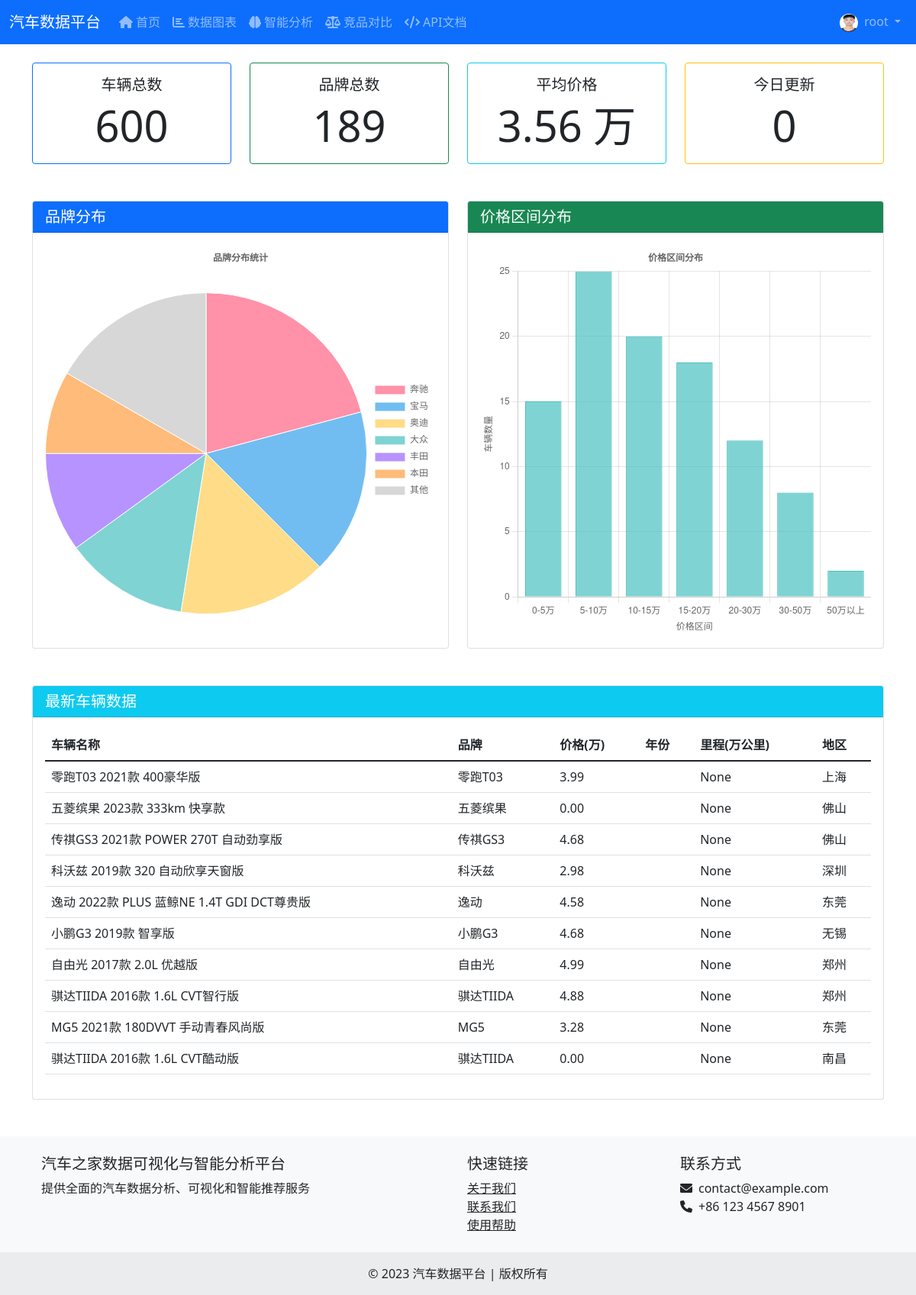
Page / (signed in) on the earlier database version.
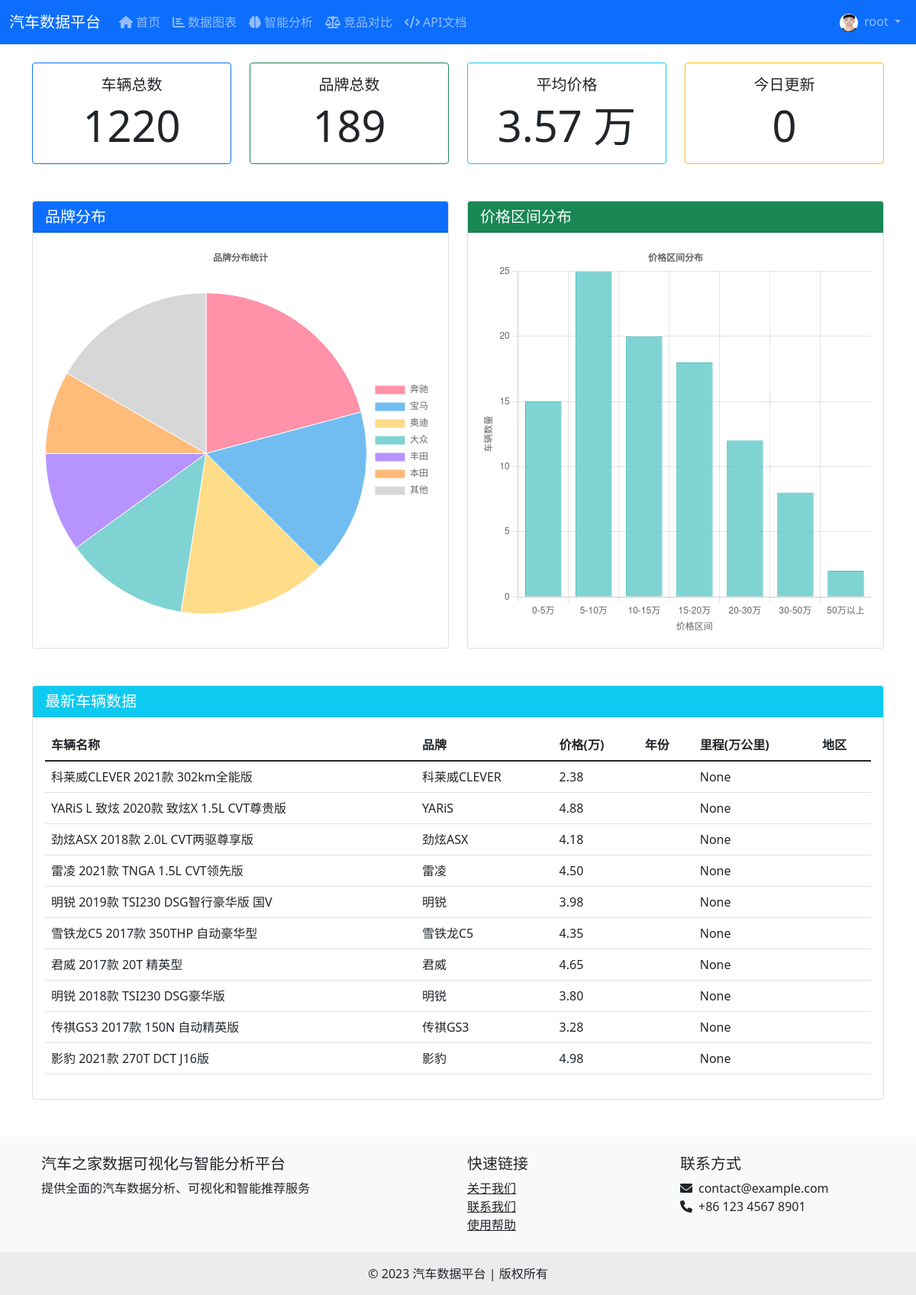
Same page on the later database version.
### accounts/models.py (models this page shows, shortened)
class UserProfile(models.Model):
    EDUCATION_CHOICES = (
        ('high_school', '高中及以下'),
        ('college', '大专'),
        ('bachelor', '本科'),
        ('master', '硕士'),
        ('phd', '博士'),
    )
    GENDER_CHOICES = (
        ('male', '男'),
        ('female', '女'),
        ('other', '其他'),
    )
    user = models.OneToOneField(User, on_delete=models.CASCADE, related_name='profile')
    avatar = models.ImageField(upload_to='avatars/', blank=True, null=True, verbose_name='头像')
    bio = models.TextField(max_length=500, blank=True, null=True, verbose_name='个人简介')
    birth_date = models.DateField(null=True, blank=True, verbose_name='出生日期')
    gender = models.CharField(max_length=10, choices=GENDER_CHOICES, blank=True, null=True, verbose_name='性别')
    phone = models.CharField(max_length=20, blank=True, null=True, verbose_name='电话')
    address = models.CharField(max_length=200, blank=True, null=True, verbose_name='地址')
    education = models.CharField(max_length=20, choices=EDUCATION_CHOICES, blank=True, null=True, verbose_name='学历')
    occupation = models.CharField(max_length=100, blank=True, null=True, verbose_name='职业')
    company = models.CharField(max_length=100, blank=True, null=True, verbose_name='公司')
    website = models.URLField(max_length=200, blank=True, null=True, verbose_name='个人网站')
    social_github = models.URLField(max_length=200, blank=True, null=True, verbose_name='GitHub')
    social_weibo = models.URLField(max_length=200, blank=True, null=True, verbose_name='微博')
    social_wechat = models.CharField(max_length=100, blank=True, null=True, verbose_name='微信')
    interests = models.TextField(max_length=500, blank=True, null=True, verbose_name='兴趣爱好')
    created_at = models.DateTimeField(default=timezone.now, verbose_name='创建时间')
    updated_at = models.DateTimeField(auto_now=True, verbose_name='更新时间')
    class Meta:
        verbose_name = '用户资料'
        verbose_name_plural = verbose_name
    def get_avatar_url(self):
        if self.avatar and self.avatar.url:
            return self.avatar.url
        return '/static/images/default-avatar.svg'

### crawler/models.py (models this page shows, shortened)
class UsedCar(models.Model):
    car_model = models.ForeignKey(CarModel, on_delete=models.CASCADE, null=True, blank=True, verbose_name='车型')
    title = models.CharField(max_length=500, verbose_name='车辆标题')
    price = models.DecimalField(max_digits=10, decimal_places=2, null=True, blank=True, verbose_name='价格(万元)')
    mileage = models.DecimalField(max_digits=10, decimal_places=2, null=True, blank=True, verbose_name='里程(万公里)', default=None)
    mileage_text = models.CharField(max_length=50, null=True, blank=True, verbose_name='里程原始文本', default='')
    location = models.CharField(max_length=100, null=True, blank=True, verbose_name='所在地')
    detail_url = models.URLField(max_length=1000, null=True, blank=True, verbose_name='详情链接')
    accident_check = models.CharField(max_length=100, null=True, blank=True, verbose_name='事故排查')
    first_registration = models.CharField(max_length=100, null=True, blank=True, verbose_name='首次上牌')
    registration_date = models.DateField(null=True, blank=True, verbose_name='上牌日期', default=None)
    annual_inspection = models.CharField(max_length=100, null=True, blank=True, verbose_name='年检到期')
    insurance_expiry = models.CharField(max_length=100, null=True, blank=True, verbose_name='保险到期')
    transfer_count = models.CharField(max_length=100, null=True, blank=True, verbose_name='过户次数')
    usage_nature = models.CharField(max_length=100, null=True, blank=True, verbose_name='使用性质')
    displacement = models.CharField(max_length=100, null=True, blank=True, verbose_name='排量')
    gearbox = models.CharField(max_length=100, null=True, blank=True, verbose_name='变速箱')
    fuel_type = models.CharField(max_length=100, null=True, blank=True, verbose_name='燃料类型')
    drive_type = models.CharField(max_length=100, null=True, blank=True, verbose_name='驱动方式')
    emission_standard = models.CharField(max_length=100, null=True, blank=True, verbose_name='排放标准')
    created_at = models.DateTimeField(default=timezone.now, verbose_name='创建时间')
    updated_at = models.DateTimeField(auto_now=True, verbose_name='更新时间')
    class Meta:
        verbose_name = '二手车'
        verbose_name_plural = '二手车'
        ordering = ['-created_at']

class CarModel(models.Model):
    brand = models.ForeignKey(Brand, on_delete=models.CASCADE, verbose_name='品牌')
    name = models.CharField(max_length=200, verbose_name='车型名称')
    created_at = models.DateTimeField(default=timezone.now, verbose_name='创建时间')
    class Meta:
        verbose_name = '车型'
        verbose_name_plural = '车型'
        unique_together = ['brand', 'name']
        ordering = ['brand__name', 'name']

class Brand(models.Model):
    name = models.CharField(max_length=100, unique=True, verbose_name='品牌名称')
    created_at = models.DateTimeField(default=timezone.now, verbose_name='创建时间')
    class Meta:
        verbose_name = '品牌'
        verbose_name_plural = '品牌'
        ordering = ['name']

### dashboard/views.py (the view)
# urls.py: path('', views.index, name='index'),
def index(request):
    total_cars = UsedCar.objects.count()
    total_brands = Brand.objects.count()
    avg_price = UsedCar.objects.all().aggregate(Avg('price'))['price__avg'] or 0
    latest_cars = UsedCar.objects.all().order_by('-created_at')[:10]
    context = {
        'total_cars': total_cars,
        'total_brands': total_brands,
        'avg_price': avg_price,
        'latest_cars': latest_cars,
    }
    return render(request, 'dashboard/index.html', context)

### templates/dashboard/index.html (shortened to what this page needs)
{% extends 'base.html' %}
{% block content %}
<div class="row">
    <div class="col-md-3 mb-4">
        <div class="card border-primary h-100">
            <div class="card-body text-center">
                <h5 class="card-title">车辆总数</h5>
                <p class="card-text display-4">{{ total_cars|default:"0" }}</p>
            </div>
        </div>
    </div>
    <div class="col-md-3 mb-4">
        <div class="card border-success h-100">
            <div class="card-body text-center">
                <h5 class="card-title">品牌总数</h5>
                <p class="card-text display-4">{{ total_brands|default:"0" }}</p>
            </div>
        </div>
    </div>
    <div class="col-md-3 mb-4">
        <div class="card border-info h-100">
            <div class="card-body text-center">
                <h5 class="card-title">平均价格</h5>
                <p class="card-text display-4">{{ avg_price|floatformat:2|default:"0" }} 万</p>
            </div>
        </div>
    </div>
    <div class="col-md-3 mb-4">
        <div class="card border-warning h-100">
            <div class="card-body text-center">
                <h5 class="card-title">今日更新</h5>
                <p class="card-text display-4">0</p>
            </div>
        </div>
    </div>
</div>
<div class="row mt-4">
    <div class="col-md-6 mb-4">
        <div class="card">
            <div class="card-header bg-primary text-white">
                <h5 class="card-title mb-0">品牌分布</h5>
            </div>
            <div class="card-body">
                <canvas id="brandChart" height="300"></canvas>
            </div>
        </div>
    </div>
    <div class="col-md-6 mb-4">
        <div class="card">
            <div class="card-header bg-success text-white">
                <h5 class="card-title mb-0">价格区间分布</h5>
            </div>
            <div class="card-body">
                <canvas id="priceChart" height="300"></canvas>
            </div>
        </div>
    </div>
</div>
<div class="row mt-4">
    <div class="col-12">
        <div class="card">
            <div class="card-header bg-info text-white">
                <h5 class="card-title mb-0">最新车辆数据</h5>
            </div>
            <div class="card-body">
                <div class="table-responsive">
                    <table class="table table-hover">
                        <thead>
                            <tr>
                                <th>车辆名称</th>
                                <th>品牌</th>
                                <th>价格(万)</th>
                                <th>年份</th>
                                <th>里程(万公里)</th>
                                <th>地区</th>
                            </tr>
                        </thead>
                        <tbody>
                            {% if latest_cars %}
                                {% for car in latest_cars %}
                                <tr>
                                    <td>{{ car.title }}</td>
                                    <td>{{ car.car_model.brand.name }}</td>
                                    <td>{{ car.price }}</td>
                                    <td>{{ car.year }}</td>
                                    <td>{{ car.mileage }}</td>
                                    <td>{{ car.location }}</td>
                                </tr>
                                {% endfor %}
                            {% else %}
                                <tr>
                                    <td colspan="6" class="text-center">暂无数据</td>
                                </tr>
                            {% endif %}
                        </tbody>
                    </table>
                </div>
            </div>
        </div>
    </div>
</div>
{% endblock %}

### templates/base.html (shortened to what this page needs)
<!DOCTYPE html>
<html lang="zh-hans">
<head>
    <link href="https://cdn.jsdelivr.net/npm/bootstrap@5.1.3/dist/css/bootstrap.min.css" rel="stylesheet">
    <link rel="stylesheet" href="https://cdnjs.cloudflare.com/ajax/libs/font-awesome/6.0.0-beta3/css/all.min.css">
</head>
<body>
    <nav class="navbar navbar-expand-lg navbar-dark bg-primary">
        <div class="container-fluid">
            <a class="navbar-brand" href="/">汽车数据平台</a>
            <div class="collapse navbar-collapse" id="navbarNav">
                <ul class="navbar-nav me-auto">
                    <li class="nav-item">
                        <a class="nav-link {% if request.resolver_match.url_name == 'home' %}active{% endif %}" href="/">
                            <i class="fas fa-home me-1"></i>首页
                        </a>
                    </li>
                    <li class="nav-item">
                        <a class="nav-link {% if 'visualization' in request.path %}active{% endif %}" href="{% url 'visualization:chart_list' %}">
                            <i class="fas fa-chart-bar me-1"></i>数据图表
                        </a>
                    </li>
                    <li class="nav-item">
                        <a class="nav-link {% if 'analysis' in request.path %}active{% endif %}" href="{% url 'car_analysis:index' %}">
                            <i class="fas fa-brain me-1"></i>智能分析
                        </a>
                    </li>
                    <li class="nav-item">
                        <a class="nav-link {% if 'comparison' in request.path %}active{% endif %}" href="{% url 'car_analysis:comparison' %}">
                            <i class="fas fa-balance-scale me-1"></i>竞品对比
                        </a>
                    </li>
                    <li class="nav-item">
                        <a class="nav-link {% if 'api' in request.path %}active{% endif %}" href="{% url 'car_api:docs' %}">
                            <i class="fas fa-code me-1"></i>API文档
                        </a>
                    </li>
                </ul>
                <ul class="navbar-nav">
                    {% if user.is_authenticated %}
                    <li class="nav-item dropdown">
                        <a class="nav-link dropdown-toggle" href="#" id="userDropdown" role="button" data-bs-toggle="dropdown">
                            <img src="{{ user.profile.get_avatar_url }}" class="rounded-circle me-1" width="24" height="24" alt="头像">
                            {{ user.username }}
                        </a>
                    </li>
                    {% endif %}
                </ul>
            </div>
        </div>
    </nav>
    <div class="container mt-4">
        {% block content %}{% endblock %}
    </div>
    <footer class="bg-light text-center text-lg-start mt-5">
        <div class="container p-4">
            <div class="row">
                <div class="col-lg-6 col-md-12 mb-4 mb-md-0">
                    <h5>汽车之家数据可视化与智能分析平台</h5>
                    <p>提供全面的汽车数据分析、可视化和智能推荐服务</p>
                </div>
                <div class="col-lg-3 col-md-6 mb-4 mb-md-0">
                    <h5>快速链接</h5>
                    <ul class="list-unstyled mb-0">
                        <li><a href="#" class="text-dark">关于我们</a></li>
                        <li><a href="#" class="text-dark">联系我们</a></li>
                        <li><a href="#" class="text-dark">使用帮助</a></li>
                    </ul>
                </div>
                <div class="col-lg-3 col-md-6 mb-4 mb-md-0">
                    <h5>联系方式</h5>
                    <ul class="list-unstyled">
                        <li><i class="fas fa-envelope me-2"></i>contact@example.com</li>
                        <li><i class="fas fa-phone me-2"></i>+86 123 4567 8901</li>
                    </ul>
                </div>
            </div>
        </div>
        <div class="text-center p-3" style="background-color: rgba(0, 0, 0, 0.05);">
            © 2023 汽车数据平台 | 版权所有
        </div>
    </footer>
</body>
</html>

Differences in the rows shown:
removed UsedCar: title "零跑T03 2021款 400豪华版", car_model.brand.name "零跑T03", price "3.99", mileage "None", location "上海"
removed UsedCar: title "五菱缤果 2023款 333km 快享款", car_model.brand.name "五菱缤果", price "0.00", mileage "None", location "佛山"
removed UsedCar: title "传祺GS3 2021款 POWER 270T 自动劲享版", car_model.brand.name "传祺GS3", price "4.68", mileage "None", location "佛山"
removed UsedCar: title "科沃兹 2019款 320 自动欣享天窗版", car_model.brand.name "科沃兹", price "2.98", mileage "None", location "深圳"
removed UsedCar: title "逸动 2022款 PLUS 蓝鲸NE 1.4T GDI DCT尊贵版", car_model.brand.name "逸动", price "4.58", mileage "None", location "东莞"
removed UsedCar: title "小鹏G3 2019款 智享版", car_model.brand.name "小鹏G3", price "4.68", mileage "None", location "无锡"
removed UsedCar: title "自由光 2017款 2.0L 优越版", car_model.brand.name "自由光", price "4.99", mileage "None", location "郑州"
removed UsedCar: title "骐达TIIDA 2016款 1.6L CVT智行版", car_model.brand.name "骐达TIIDA", price "4.88", mileage "None", location "郑州"
removed UsedCar: title "MG5 2021款 180DVVT 手动青春风尚版", car_model.brand.name "MG5", price "3.28", mileage "None", location "东莞"
removed UsedCar: title "骐达TIIDA 2016款 1.6L CVT酷动版", car_model.brand.name "骐达TIIDA", price "0.00", mileage "None", location "南昌"
added UsedCar: title "科莱威CLEVER 2021款 302km全能版", car_model.brand.name "科莱威CLEVER", price "2.38", mileage "None"
added UsedCar: title "YARiS L 致炫 2020款 致炫X 1.5L CVT尊贵版", car_model.brand.name "YARiS", price "4.88", mileage "None"
added UsedCar: title "劲炫ASX 2018款 2.0L CVT两驱尊享版", car_model.brand.name "劲炫ASX", price "4.18", mileage "None"
added UsedCar: title "雷凌 2021款 TNGA 1.5L CVT领先版", car_model.brand.name "雷凌", price "4.50", mileage "None"
added UsedCar: title "明锐 2019款 TSI230 DSG智行豪华版 国V", car_model.brand.name "明锐", price "3.98", mileage "None"
added UsedCar: title "雪铁龙C5 2017款 350THP 自动豪华型", car_model.brand.name "雪铁龙C5", price "4.35", mileage "None"
added UsedCar: title "君威 2017款 20T 精英型", car_model.brand.name "君威", price "4.65", mileage "None"
added UsedCar: title "明锐 2018款 TSI230 DSG豪华版", car_model.brand.name "明锐", price "3.80", mileage "None"
added UsedCar: title "传祺GS3 2017款 150N 自动精英版", car_model.brand.name "传祺GS3", price "3.28", mileage "None"
added UsedCar: title "影豹 2021款 270T DCT J16版", car_model.brand.name "影豹", price "4.98", mileage "None"
Other differences:
{{ total_cars|default:"0" }}: "600" → "1220"
{{ avg_price|floatformat:2|default:"0" }}: "3.56" → "3.57"
